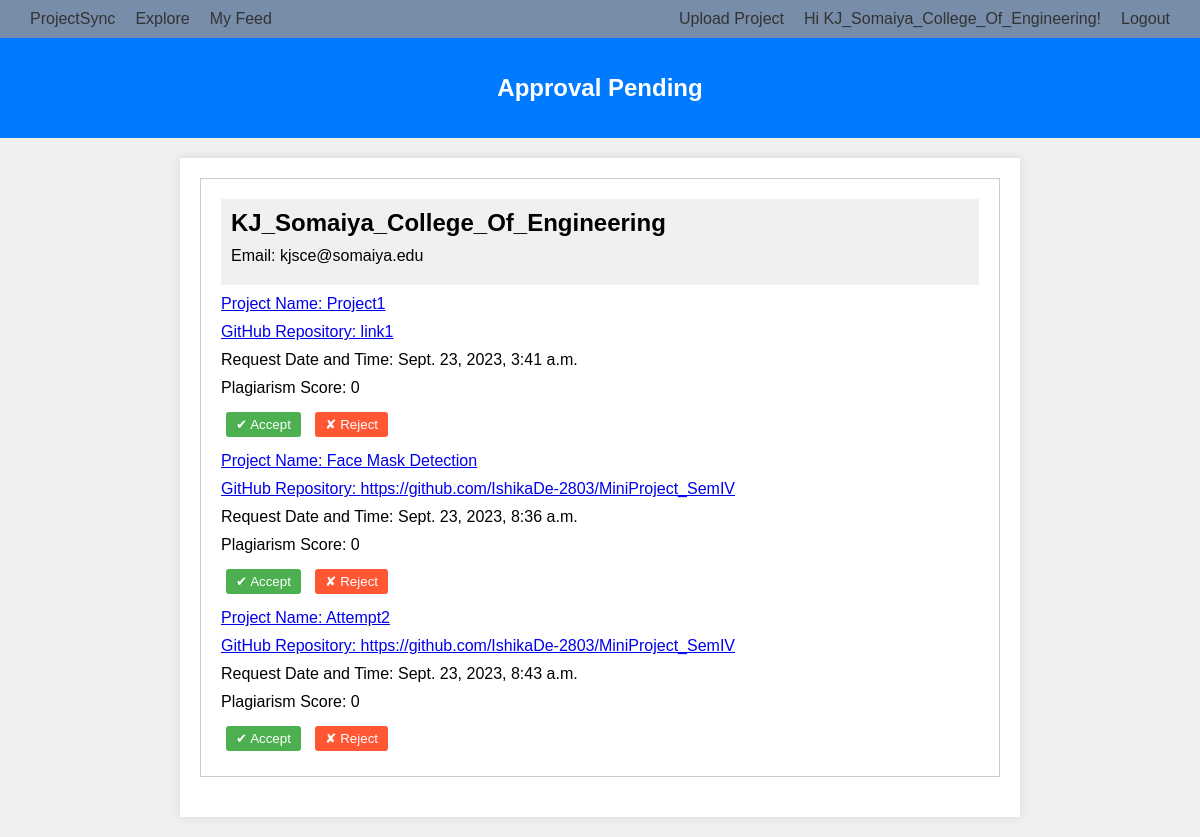
The app's page /univhome/ (signed in), older data.
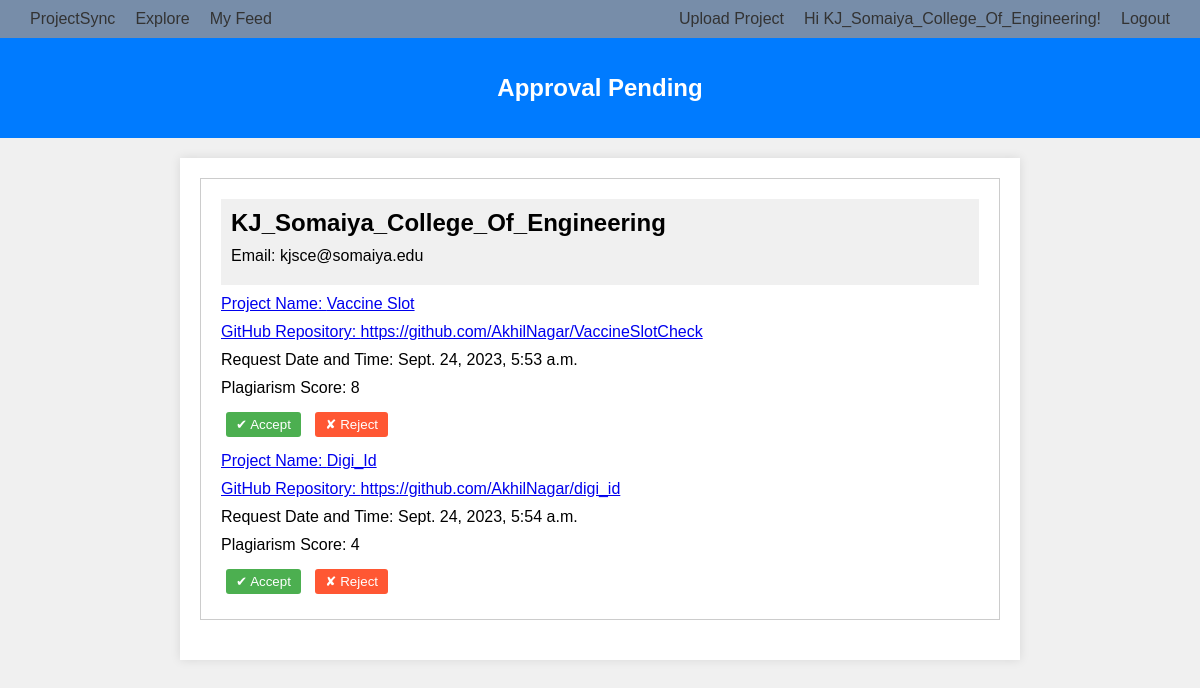
The same page, newer data.
### mainapp/models.py (models this page shows, shortened)
class Project(models.Model):
    name = models.CharField(max_length=300,default=None)
    univ= models.ForeignKey(University, on_delete=models.CASCADE,default=None)
    contributors = models.ManyToManyField(Student,default=None,blank=True)
    summary = models.TextField(default=None)
    url = models.CharField(max_length=300,default=None)
    tags= models.ManyToManyField(Tags,default=None,blank=True)
    plag_score = models.IntegerField(default=None)
    is_approved = models.BooleanField(default=False)
    date_created= models.DateTimeField(auto_now_add=True)

### mainapp/views.py (the view, shortened to what this page needs)
# urls.py: path('univhome/', views.univhome, name="univhome"),
def univhome(request):
    if not request.user.is_authenticated:
        return render(request, 'login_required.html')
    user= User.objects.get(username=request.user.get_username())
    univ= University.objects.get(user=user)
    projects= Project.objects.filter(is_approved=False, univ=univ)
    context={
        "projects":projects,
    }
    return render(request,'univhome.html', context)

### templates/univhome.html (shortened to what this page needs)
{% extends "base.html" %}
{% block content %}
{% load static %}
<!DOCTYPE html>
<html lang="en">
<head>
</head>
<body>
    {% if user.is_authenticated %}
    <header>
        <h1>Approval Pending</h1>
    </header>
    <div class="container">
        <div class="student-request">
            <div class="request-details">
                <div>
                    <h2 style="text-align: center;">{{ user.username }}</h2>
                    <p>Email: {{ user.email }}</p>
                </div>
            </div>
            {% for project in projects %}
            <p><a href="{% url 'projectDetails' pk=project.pk %}">Project Name: {{ project.name }}</p>
            <p>GitHub Repository: {{ project.url }}</a></p>
            <p>Request Date and Time: {{project.date_created}}</p>
            <p>Plagiarism Score: {{project.plag_score}}</p>
            <div class="action-buttons">
                <form action="{% url 'univhome' %}" method="POST">
                <button name="accept" class="accept-button"> ✔ Accept </button>
                <button name="reject" class="reject-button"> ✘ Reject</button>
                </form>
            </div>
            {% endfor %}
        </div>
    </div>
    {% else %}
  <p>You are not logged in</p>
  <a href="{% url 'login' %}">Log In/SignUp</a>
{% endif %}
</body>
</html>
{% endblock %}

### templates/base.html (shortened to what this page needs)
{% load static %}
<!DOCTYPE html>
<html>
<head>
</head>
<body>
<nav class="navbar">
  {% if user.is_authenticated %}
  <div class="navbar-right">
    <a href="{% url 'home' %}">ProjectSync</a>
    <a href="{% url 'explore' %}">Explore</a>
    <a href="{% url 'feed' %}">My Feed</a>
  </div>
  <div class="navbar-left">
    <a href="{% url 'uploadProjects' %}">Upload Project</a>
    <a href="{% url 'studentprofile' %}">Hi {{ user.username }}!</a>
    <a href="{% url 'logout' %}">Logout</a>
  </div>
  {% endif %}
</nav>
  {% block content %}
  {% endblock %}
</body>
</html>

### templates/base.html (style rules this page uses)
.navbar { display: flex; justify-content: space-between; align-items: center; background-color: #778DA9; padding: 10px 20px; }
.navbar-right, .navbar-left { display: flex; align-items: center; }
.navbar-right a, .navbar-left a { text-decoration: none; color: #333; margin: 0 10px; font-size: 16px; }
.navbar { box-shadow: 0 0 5px rgba(0, 0, 0, 0.1); }
.navbar-right a, .navbar-left a { transition: color 0.2s ease; }

### templates/univhome.html (style rules this page uses)
body { font-family: Arial, sans-serif; background-color: #f0f0f0; margin: 0; padding: 0; }
header { background-color: #007bff; color: #fff; padding: 20px; text-align: center; }
h1 { font-size: 24px; }
.container { max-width: 800px; margin: 20px auto; padding: 20px; background-color: #fff; box-shadow: 0px 0px 10px rgba(0, 0, 0, 0.1); }
.student-request { border: 1px solid #ccc; padding: 20px; margin-bottom: 20px; background-color: #fff; }
.student-request h2 { margin: 0; }
.student-request p { margin: 10px 0; }
.student-request .request-details { display: flex; justify-content: space-between; align-items: center; background-color: #f0f0f0; padding: 10px; }
.action-buttons { display: flex; }
.accept-button, .reject-button { background-color: #4CAF50; color: white; border: none; padding: 5px 10px; margin: 5px; border-radius: 3px; cursor: pointer; }
.reject-button { background-color: #FF5733; }

Row changes from the older to the newer data that the page shows:
removed Project: name "Project1", url "link1", date_created "Sept. 23, 2023, 3:41 a.m.", plag_score "0"
no longer on this page (row edited): Project: name "Face Mask Detection", url "https://github.com/IshikaDe-2803/MiniProject_SemIV", date_created "Sept. 23, 2023, 8:36 a.m.", plag_score "0"
removed Project: name "Attempt2", url "https://github.com/IshikaDe-2803/MiniProject_SemIV", date_created "Sept. 23, 2023, 8:43 a.m.", plag_score "0"
added Project: name "Vaccine Slot", url "https://github.com/AkhilNagar/VaccineSlotCheck", date_created "Sept. 24, 2023, 5:53 a.m.", plag_score "8"
added Project: name "Digi_Id", url "https://github.com/AkhilNagar/digi_id", date_created "Sept. 24, 2023, 5:54 a.m.", plag_score "4"
